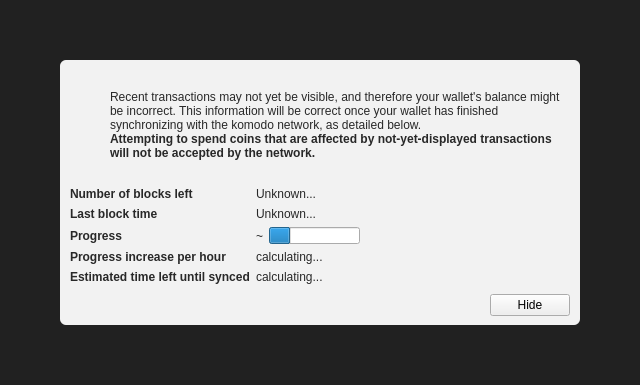
<?xml version="1.0" encoding="UTF-8"?>
<ui version="4.0">
 <class>ModalOverlay</class>
 <widget class="ModalOverlay" name="ModalOverlay">
  <property name="geometry">
   <rect>
    <x>0</x>
    <y>0</y>
    <width>640</width>
    <height>385</height>
   </rect>
  </property>
  <property name="windowTitle">
   <string>Form</string>
  </property>
  <layout class="QVBoxLayout" name="verticalLayout" stretch="0">
   <property name="sizeConstraint">
    <enum>QLayout::SetDefaultConstraint</enum>
   </property>
   <property name="leftMargin">
    <number>0</number>
   </property>
   <property name="topMargin">
    <number>0</number>
   </property>
   <property name="rightMargin">
    <number>0</number>
   </property>
   <property name="bottomMargin">
    <number>0</number>
   </property>
   <item>
    <widget class="QWidget" name="bgWidget" native="true">
     <property name="styleSheet">
      <string notr="true">#bgWidget { background: rgba(0,0,0,220); }</string>
     </property>
     <layout class="QVBoxLayout" name="verticalLayoutMain" stretch="1">
      <property name="leftMargin">
       <number>60</number>
      </property>
      <property name="topMargin">
       <number>60</number>
      </property>
      <property name="rightMargin">
       <number>60</number>
      </property>
      <property name="bottomMargin">
       <number>60</number>
      </property>
      <item>
       <widget class="QWidget" name="contentWidget" native="true">
        <property name="styleSheet">
         <string notr="true">#contentWidget { background: rgba(255,255,255,240); border-radius: 6px; }

QLabel { color: rgb(40,40,40);  }</string>
        </property>
        <layout class="QVBoxLayout" name="verticalLayoutSub" stretch="1,0,0,0">
         <property name="spacing">
          <number>0</number>
         </property>
         <property name="leftMargin">
          <number>10</number>
         </property>
         <property name="topMargin">
          <number>10</number>
         </property>
         <property name="rightMargin">
          <number>10</number>
         </property>
         <property name="bottomMargin">
          <number>10</number>
         </property>
         <item>
          <layout class="QHBoxLayout" name="horizontalLayoutIconText" stretch="0,1">
           <property name="topMargin">
            <number>20</number>
           </property>
           <item>
            <layout class="QVBoxLayout" name="verticalLayoutIcon">
             <property name="leftMargin">
              <number>0</number>
             </property>
             <item>
              <widget class="QPushButton" name="warningIcon">
               <property name="enabled">
                <bool>false</bool>
               </property>
               <property name="text">
                <string/>
               </property>
               <property name="icon">
                <iconset>
                 <normaloff>:/icons/warning</normaloff>
                 <disabledoff>:/icons/warning</disabledoff>:/icons/warning</iconset>
               </property>
               <property name="iconSize">
                <size>
                 <width>48</width>
                 <height>48</height>
                </size>
               </property>
               <property name="flat">
                <bool>true</bool>
               </property>
              </widget>
             </item>
             <item>
              <spacer name="verticalSpacerWarningIcon">
               <property name="orientation">
                <enum>Qt::Vertical</enum>
               </property>
               <property name="sizeHint" stdset="0">
                <size>
                 <width>20</width>
                 <height>40</height>
                </size>
               </property>
              </spacer>
             </item>
            </layout>
           </item>
           <item>
            <layout class="QVBoxLayout" name="verticalLayoutInfoText">
             <property name="leftMargin">
              <number>0</number>
             </property>
             <property name="topMargin">
              <number>0</number>
             </property>
             <item>
              <widget class="QLabel" name="infoText">
               <property name="text">
                <string>Recent transactions may not yet be visible, and therefore your wallet's balance might be incorrect. This information will be correct once your wallet has finished synchronizing with the komodo network, as detailed below.</string>
               </property>
               <property name="textFormat">
                <enum>Qt::RichText</enum>
               </property>
               <property name="wordWrap">
                <bool>true</bool>
               </property>
              </widget>
             </item>
             <item>
              <widget class="QLabel" name="infoTextStrong">
               <property name="font">
                <font>
                 <weight>75</weight>
                 <bold>true</bold>
                </font>
               </property>
               <property name="text">
                <string>Attempting to spend coins that are affected by not-yet-displayed transactions will not be accepted by the network.</string>
               </property>
               <property name="textFormat">
                <enum>Qt::RichText</enum>
               </property>
               <property name="wordWrap">
                <bool>true</bool>
               </property>
              </widget>
             </item>
             <item>
              <spacer name="verticalSpacerInTextSpace">
               <property name="orientation">
                <enum>Qt::Vertical</enum>
               </property>
               <property name="sizeHint" stdset="0">
                <size>
                 <width>20</width>
                 <height>40</height>
                </size>
               </property>
              </spacer>
             </item>
            </layout>
           </item>
          </layout>
         </item>
         <item>
          <spacer name="verticalSpacerAfterText">
           <property name="orientation">
            <enum>Qt::Vertical</enum>
           </property>
           <property name="sizeHint" stdset="0">
            <size>
             <width>20</width>
             <height>40</height>
            </size>
           </property>
          </spacer>
         </item>
         <item>
          <layout class="QFormLayout" name="formLayout">
           <property name="fieldGrowthPolicy">
            <enum>QFormLayout::FieldsStayAtSizeHint</enum>
           </property>
           <property name="horizontalSpacing">
            <number>6</number>
           </property>
           <property name="verticalSpacing">
            <number>6</number>
           </property>
           <property name="topMargin">
            <number>10</number>
           </property>
           <item row="0" column="0">
            <widget class="QLabel" name="labelNumberOfBlocksLeft">
             <property name="font">
              <font>
               <weight>75</weight>
               <bold>true</bold>
              </font>
             </property>
             <property name="text">
              <string>Number of blocks left</string>
             </property>
            </widget>
           </item>
           <item row="0" column="1">
            <widget class="QLabel" name="numberOfBlocksLeft">
             <property name="text">
              <string>Unknown...</string>
             </property>
            </widget>
           </item>
           <item row="1" column="0">
            <widget class="QLabel" name="labelLastBlockTime">
             <property name="font">
              <font>
               <weight>75</weight>
               <bold>true</bold>
              </font>
             </property>
             <property name="text">
              <string>Last block time</string>
             </property>
            </widget>
           </item>
           <item row="1" column="1">
            <widget class="QLabel" name="newestBlockDate">
             <property name="sizePolicy">
              <sizepolicy hsizetype="Maximum" vsizetype="Preferred">
               <horstretch>0</horstretch>
               <verstretch>0</verstretch>
              </sizepolicy>
             </property>
             <property name="text">
              <string>Unknown...</string>
             </property>
            </widget>
           </item>
           <item row="2" column="0">
            <widget class="QLabel" name="labelSyncDone">
             <property name="font">
              <font>
               <weight>75</weight>
               <bold>true</bold>
              </font>
             </property>
             <property name="text">
              <string>Progress</string>
             </property>
            </widget>
           </item>
           <item row="2" column="1">
            <layout class="QHBoxLayout" name="horizontalLayoutSync" stretch="0,1">
             <item>
              <widget class="QLabel" name="percentageProgress">
               <property name="text">
                <string notr="true">~</string>
               </property>
              </widget>
             </item>
             <item>
              <widget class="QProgressBar" name="progressBar">
               <property name="value">
                <number>24</number>
               </property>
               <property name="format">
                <string/>
               </property>
              </widget>
             </item>
            </layout>
           </item>
           <item row="4" column="0">
            <widget class="QLabel" name="labelProgressIncrease">
             <property name="font">
              <font>
               <weight>75</weight>
               <bold>true</bold>
              </font>
             </property>
             <property name="text">
              <string>Progress increase per hour</string>
             </property>
            </widget>
           </item>
           <item row="4" column="1">
            <widget class="QLabel" name="progressIncreasePerH">
             <property name="text">
              <string>calculating...</string>
             </property>
            </widget>
           </item>
           <item row="5" column="0">
            <widget class="QLabel" name="labelEstimatedTimeLeft">
             <property name="font">
              <font>
               <weight>75</weight>
               <bold>true</bold>
              </font>
             </property>
             <property name="text">
              <string>Estimated time left until synced</string>
             </property>
            </widget>
           </item>
           <item row="5" column="1">
            <widget class="QLabel" name="expectedTimeLeft">
             <property name="text">
              <string>calculating...</string>
             </property>
            </widget>
           </item>
          </layout>
         </item>
         <item>
          <layout class="QHBoxLayout" name="horizontalLayoutButtons">
           <property name="leftMargin">
            <number>10</number>
           </property>
           <property name="topMargin">
            <number>10</number>
           </property>
           <item>
            <spacer name="horizontalSpacer">
             <property name="orientation">
              <enum>Qt::Horizontal</enum>
             </property>
             <property name="sizeHint" stdset="0">
              <size>
               <width>40</width>
               <height>20</height>
              </size>
             </property>
            </spacer>
           </item>
           <item>
            <widget class="QPushButton" name="closeButton">
             <property name="text">
              <string>Hide</string>
             </property>
            </widget>
           </item>
          </layout>
         </item>
        </layout>
       </widget>
      </item>
     </layout>
    </widget>
   </item>
  </layout>
 </widget>
 <customwidgets>
  <customwidget>
   <class>ModalOverlay</class>
   <extends>QWidget</extends>
   <header>modaloverlay.h</header>
   <container>1</container>
  </customwidget>
 </customwidgets>
 <resources/>
 <connections/>
</ui>
